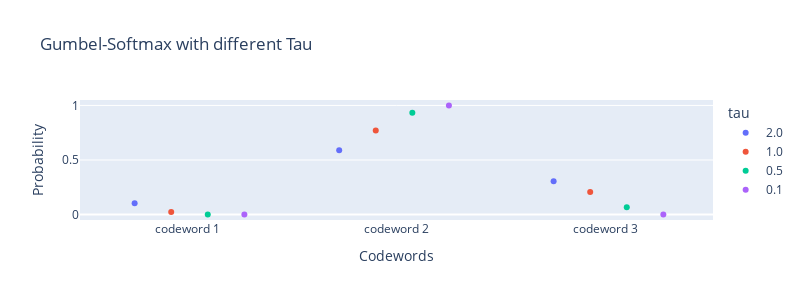

The notebook cell saved with this chart:
### Code cell
import numpy as np
import pandas as pd
import plotly.express as px

num_codewords = 3
logits = np.linspace(1, 2.0, num_codewords)
labels = [f'codeword {i+1}' for i in range(num_codewords)]

np.random.seed(42)
def sample_gumbel(shape, eps=1e-20):
    U = np.random.uniform(0, 1, shape)
    return -np.log(-np.log(U + eps) + eps)

gumbel_noise = sample_gumbel(logits.shape)

taus = [2.0, 1.0, 0.5, 0.1]

softmax_data = []

for tau in taus:
    noisy_logits = (logits + gumbel_noise) / tau
    probs = np.exp(noisy_logits) / np.sum(np.exp(noisy_logits))
    for i in range(num_codewords):
        softmax_data.append({
            'Tau': tau,
            'Codeword': labels[i],
            'Probability': probs[i]
        })

# 建立 dataframe
df = pd.DataFrame(softmax_data)

fig = px.strip(
    df,
    x='Codeword',
    y='Probability',
    color='Tau',
    stripmode='group',
    title='Gumbel-Softmax with different Tau',
    labels={'Probability': 'Selection Probability'},
    category_orders={'Codeword': labels}
)

fig.update_traces(
    jitter=0.4,
    marker=dict(size=10, opacity=0.8),
    selector=dict(type='scatter')
)

fig.update_layout(
    xaxis_title='Codewords',
    yaxis_title='Probability',
    legend_title='tau',
    yaxis=dict(range=[-0.05, 1.05]),
    width=800,
    height=300
)

fig.show()

### Figure 1 — Plotly figure (JSON) as saved in the notebook; plotly's stock layout.template omitted (floating-point values rounded to 4 significant figures)
{"data": [{"alignmentgroup": "True", "boxpoints": "all", "fillcolor": "rgba(255,255,255,0)", "hoveron": "points", "hovertemplate": "Tau=2.0<br>Codeword=%{x}<br>Selection Probability=%{y}<extra></extra>", "legendgroup": "2.0", "line": {"color": "rgba(255,255,255,0)"}, "marker": {"color": "#636efa"}, "name": "2.0", "offsetgroup": "2.0", "orientation": "v", "pointpos": 0, "showlegend": true, "type": "box", "x": ["codeword 1", "codeword 2", "codeword 3"], "x0": " ", "xaxis": "x", "y": [0.1043, 0.5905, 0.3052], "y0": " ", "yaxis": "y"}, {"alignmentgroup": "True", "boxpoints": "all", "fillcolor": "rgba(255,255,255,0)", "hoveron": "points", "hovertemplate": "Tau=1.0<br>Codeword=%{x}<br>Selection Probability=%{y}<extra></extra>", "legendgroup": "1.0", "line": {"color": "rgba(255,255,255,0)"}, "marker": {"color": "#EF553B"}, "name": "1.0", "offsetgroup": "1.0", "orientation": "v", "pointpos": 0, "showlegend": true, "type": "box", "x": ["codeword 1", "codeword 2", "codeword 3"], "x0": " ", "xaxis": "x", "y": [0.02404, 0.7702, 0.2057], "y0": " ", "yaxis": "y"}, {"alignmentgroup": "True", "boxpoints": "all", "fillcolor": "rgba(255,255,255,0)", "hoveron": "points", "hovertemplate": "Tau=0.5<br>Codeword=%{x}<br>Selection Probability=%{y}<extra></extra>", "legendgroup": "0.5", "line": {"color": "rgba(255,255,255,0)"}, "marker": {"color": "#00cc96"}, "name": "0.5", "offsetgroup": "0.5", "orientation": "v", "pointpos": 0, "showlegend": true, "type": "box", "x": ["codeword 1", "codeword 2", "codeword 3"], "x0": " ", "xaxis": "x", "y": [0.0009087, 0.9326, 0.06653], "y0": " ", "yaxis": "y"}, {"alignmentgroup": "True", "boxpoints": "all", "fillcolor": "rgba(255,255,255,0)", "hoveron": "points", "hovertemplate": "Tau=0.1<br>Codeword=%{x}<br>Selection Probability=%{y}<extra></extra>", "legendgroup": "0.1", "line": {"color": "rgba(255,255,255,0)"}, "marker": {"color": "#ab63fa"}, "name": "0.1", "offsetgroup": "0.1", "orientation": "v", "pointpos": 0, "showlegend": true, "type": "box", "x": ["codeword 1", "codeword 2", "codeword 3"], "x0": " ", "xaxis": "x", "y": [8.783e-16, 1.0, 1.848e-06], "y0": " ", "yaxis": "y"}], "layout": {"boxmode": "group", "height": 300, "legend": {"title": {"text": "tau"}, "tracegroupgap": 0}, "title": {"text": "Gumbel-Softmax with different Tau"}, "width": 800, "xaxis": {"anchor": "y", "categoryarray": ["codeword 1", "codeword 2", "codeword 3"], "categoryorder": "array", "domain": [0, 1], "title": {"text": "Codewords"}}, "yaxis": {"anchor": "x", "domain": [0, 1], "range": [-0.05, 1.05], "title": {"text": "Probability"}}}}
